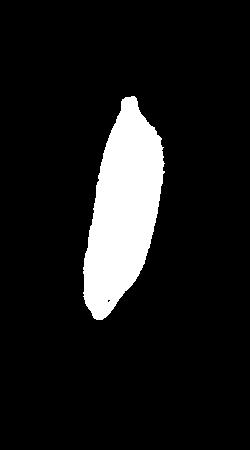
%> input picture biner.jpg, 250 x 450 px
$ octave --eval "amatiFD('../biner.jpg');"   (GNU Octave 9; MATLAB toolbox functions it lacks are replaced by stand-ins)
%> lines starting %> are read from the running program, lines starting %| are printed output that depends on the picture; in (x1, y1, x2, y2) boxes, pixels count from 0 and x2, y2 are one past the last pixel; in counts of white or black regions, pixels touching at a corner belong together; the program's own positions count from 1
### source code/inbound_tracing.m
function [Kontur] = inbound_tracing(BW)
% INBOUND_TRACING Memperoleh kontur yang telah terurutkan
% dengan menggunakan algoritma pelacakan kontur Moore
[jum_baris, jum_kolom] = size(BW);
% Peroleh piksel awal
selesai = false;
for p = 1 : jum_baris
 for q = 1 : jum_kolom
 if BW(p, q) == 1
 b0.y = p;
 b0.x = q;

 selesai = true;
 break;
 end
 end

 if selesai
 break;
 end
end
c0 = 4; % Arah barat
% Periksa 8 tetangga dan cari piksel pertama yang bernilai 1
for p = 1 : 8
 [dy, dx] = delta_piksel(c0);
 if BW(b0.y + dy, b0.x + dx) == 1
 b1.y = b0.y + dy;
 b1.x = b0.x + dx;

 c1 = sebelum(c0);
 break;
 else
 c0 = berikut(c0);
 end
end
Kontur=[];
Kontur(1, 1) = b0.y;
Kontur(1, 2) = b0.x;
Kontur(2, 1) = b1.y;
Kontur(2, 2) = b1.x;
%Kontur
n = 2; % Jumlah piksel dalam kontur
b = b1;
c = c1;
% Ulang sampai berakhir
while true
 for p = 1 : 8
 [dy, dx] = delta_piksel(c);
 if BW(b.y + dy, b.x + dx) == 1
 b.y = b.y + dy;
 b.x = b.x + dx;

 c = sebelum(c);

 n = n + 1;
 Kontur(n, 1) = b.y;
 Kontur(n, 2) = b.x;

 break;
 else
 c = berikut(c);
end
end

 % Kondisi pengakhir pengulangan
 if (b.y == b0.y) && (b.x == b0.x)
 break;
 end
end
return
function [b] = berikut(x)
if x == 0
 b = 7;
else
 b = x - 1;
end
function [s] = sebelum(x)
if x == 7
 s = 0;
else
 s = x + 1;
end
if s < 2
 s = 2;
elseif s < 4
 s = 4;
elseif s < 6
 s = 6;
else
 s = 0;
end
function [dy, dx] = delta_piksel(id)
if id == 0
 dx = 1; dy = 0;
elseif id == 1
 dx = 1; dy = -1;
elseif id == 2
 dx = 0; dy = -1;
elseif id == 3
 dx = -1; dy = -1;
elseif id == 4
 dx = -1; dy = 0;
elseif id == 5
 dx = -1; dy = 1;
elseif id == 6
 dx = 0; dy = 1;
elseif id == 7
 dx = 1; dy = 1;
end

### source code/perolehFD.m
function [F] = perolehFD(Kontur)
% PEROLEHFD Memperoleh deskriptor Fourier berdasarkan
% kontur suatu bentuk.
% Masukan: Kontur = kontur objek
% Keluaran: F = deskriptor Fourier
jum = length(Kontur);
% Atur supaya jumlah elemen genap
  if rem(jum, 2) == 1
    Kontur = [Kontur; Kontur(1,:)];
  end
% Peroleh bentuk Fourier kontur
K = Kontur(:, 2) - i * Kontur(:,1);
F = fft(K);

### source code/fiturFourier.m
function [G] = fiturFourier(F, n)
% FITURFOURIER Memperoleh fitur Fourier sebanyak n buah.
% Masukan:
% F : Deskriptor Fourier yang lengkap
% n : Jumlah fitur yang dikehendaki
% Keluaran:
% G : Deskriptor Fourier sebanyak n buah
jum = length(F);
if jum > n
 K1 = fftshift(F);
 delta = round((jum-n) / 2);
 K2 = K1(1 + delta : n+delta);
 G = ifftshift(K2);
else
 G = F;
end

### source code/normalisasiFD.m
function [G] = normalisasiFD(F)
% NORMALISASIFD Digunakan untuk melakukan normalisasi
% agar FD bebas dari transalasi, rotasi,
% penyekalaan, dan perubahaan titik awal.
G = F;
% Mengatur agar bebas terhadap penyekalaan
m = abs(G(1)); % Ambil komponen kedua
G = G ./ m; % Lakukan normalisasi
% Mengatur agar bebas rotasi dan perubahan titik awal
G = abs(G);

### source code/amatiFD.m
function [] = amatiFD(berkas)
%> called with berkas = '../biner.jpg'
% AMATIFD Digunakan untuk mengamati deskriptor Fourier
% yang telah dinormalisasi.
Img = im2bw(imread(berkas),0.5);
%> Img: size 450x250 logical; 10.1% white; 1 white region, box (x1, y1, x2, y2) and area: (83, 96, 165, 320) 11326
K = inbound_tracing(Img);
%> after the loop in inbound_tracing, `for p = 1 : jum_baris`: b0 = {y 97, x 132}; b0.x = 132; b0.y = 97; selesai = true
%> the loop in inbound_tracing, `for p = 1 : 8` made 5 passes
%> (b1.y, b1.x) on pass 5: (97, 133)
%> after the loop in inbound_tracing, `for p = 1 : 8`: b1 = {y 97, x 133}; c0 = 0; c1 = 2
%> in inbound_tracing, `b = b1;`: b = {y 97, x 133}
%> in inbound_tracing, `c = c1;`: c = 2
%> after the loop in inbound_tracing, `while true`: Kontur = 471 rows, first 12: [97 132; 97 133; 97 134; 97 135; 98 136; 99 137; 100 137; 101 137; 102 138; 103 138; 104 138; 105 138]; b = {y 97, x 132}; b.x = 132; b.y = 97; c = 4; n = 471
%> K has the same summary as Kontur in inbound_tracing
F = perolehFD(K);
%> in perolehFD, `Kontur = [Kontur; Kontur(1,:)];`: Kontur = 472 rows, first 12: [97 132; 97 133; 97 134; 97 135; 98 136; 99 137; 100 137; 101 137; 102 138; 103 138; 104 138; 105 138]
G = fiturFourier(F,30);
H = normalisasiFD(G);
%> in normalisasiFD, `m = abs(G(1));`: m = 113659.8
%> in normalisasiFD, `G = abs(G);`: G = 30 values, max 1 at index 1, min 0.000247 at index 14, mean 0.0503
%> H has the same summary as G in normalisasiFD
bar(H);
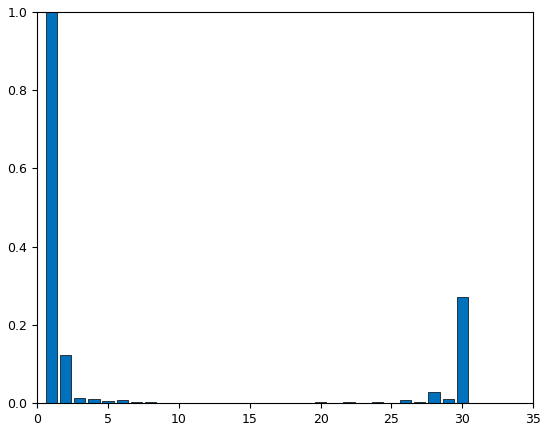
%> figure redrawn from the program's plot data; tallest bar 1 high, from x = 0.6 to 1.4
